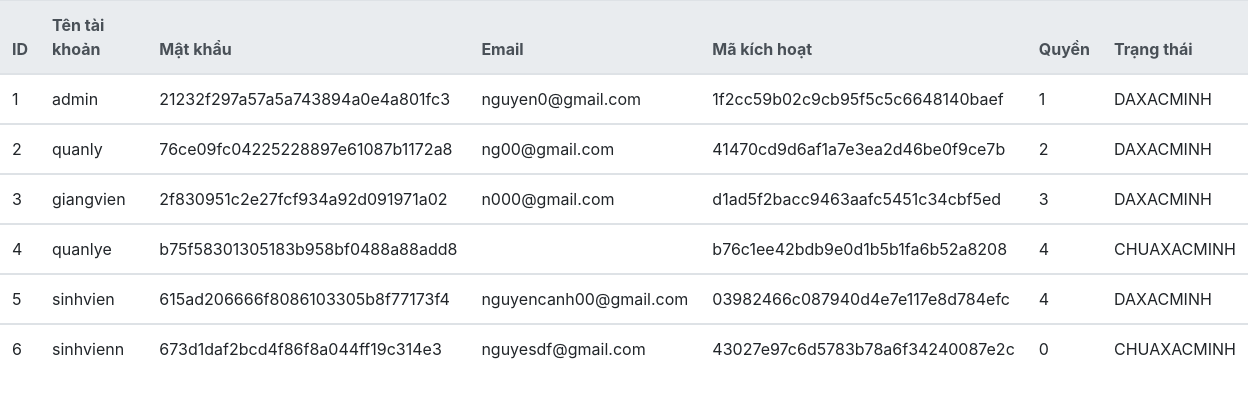
Screenshot of /admin/upload.php with the database file from the repository.
### tables this page shows
CREATE TABLE `taikhoan` (
  `ID` int(11) NOT NULL,
  `TENTAIKHOAN` varchar(255) NOT NULL,
  `MATKHAU` varchar(100) NOT NULL,
  `EMAIL` varchar(250) NOT NULL,
  `MAKICHHOAT` varchar(250) NOT NULL,
  `QUYEN` int(11) NOT NULL,
  `TRANGTHAI` enum('CHUAXACMINH','DAXACMINH') NOT NULL
);

### admin/upload.php (the view, shortened to what this page needs)
<?php
include('../includes/config.php');
?>
<!DOCTYPE html>
    <html>
        <head>
            <link rel="stylesheet" href="https://stackpath.bootstrapcdn.com/bootstrap/4.4.1/css/bootstrap.min.css">
        </head>
    <body>
    <?php
    $sqlSelect = "SELECT * FROM taikhoan";
    $result = mysqli_query($conn, $sqlSelect);
if (mysqli_num_rows($result) > 0)
{
?>
    <table class="table">
              <thead class="thead-light">
            <tr>
                <th scope="col">ID</th>
                <th scope="col">Tên tài khoản</th>
                <th scope="col">Mật khẩu</th>
                <th scope="col">Email</th>
                <th scope="col">Mã kích hoạt</th>
                <th scope="col">Quyền</th>
                <th scope="col">Trạng thái</th>
            </tr>
        </thead>
<?php
    while ($row = mysqli_fetch_array($result)) {
?>
        <tbody>
        <tr>
            <td><?php  echo $row['ID']; ?></td>
            <td><?php  echo $row['TENTAIKHOAN']; ?></td>
            <td><?php  echo $row['MATKHAU']; ?></td>
            <td><?php  echo $row['EMAIL']; ?></td>
            <td><?php  echo $row['MAKICHHOAT']; ?></td>
            <td><?php  echo $row['QUYEN']; ?></td>
            <td><?php  echo $row['TRANGTHAI']; ?></td>
        </tr>
<?php
    }
?>
        </tbody>
    </table>
<?php
}
?>
    </body>
 </html>

### rows the page displays
taikhoan: ID "1", TENTAIKHOAN "admin", MATKHAU "21232f297a57a5a743894a0e4a801fc3", EMAIL "nguyen0@gmail.com", MAKICHHOAT "1f2cc59b02c9cb95f5c5c6648140baef", QUYEN "1", TRANGTHAI "DAXACMINH"
taikhoan: ID "2", TENTAIKHOAN "quanly", MATKHAU "76ce09fc04225228897e61087b1172a8", EMAIL "ng00@gmail.com", MAKICHHOAT "41470cd9d6af1a7e3ea2d46be0f9ce7b", QUYEN "2", TRANGTHAI "DAXACMINH"
taikhoan: ID "3", TENTAIKHOAN "giangvien", MATKHAU "2f830951c2e27fcf934a92d091971a02", EMAIL "n000@gmail.com", MAKICHHOAT "d1ad5f2bacc9463aafc5451c34cbf5ed", QUYEN "3", TRANGTHAI "DAXACMINH"
taikhoan: ID "4", TENTAIKHOAN "quanlye", MATKHAU "b75f58301305183b958bf0488a88add8", MAKICHHOAT "b76c1ee42bdb9e0d1b5b1fa6b52a8208", QUYEN "4", TRANGTHAI "CHUAXACMINH"
taikhoan: ID "5", TENTAIKHOAN "sinhvien", MATKHAU "615ad206666f8086103305b8f77173f4", EMAIL "nguyencanh00@gmail.com", MAKICHHOAT "03982466c087940d4e7e117e8d784efc", QUYEN "4", TRANGTHAI "DAXACMINH"
taikhoan: ID "6", TENTAIKHOAN "sinhvienn", MATKHAU "673d1daf2bcd4f86f8a044ff19c314e3", EMAIL "nguyesdf@gmail.com", MAKICHHOAT "43027e97c6d5783b78a6f34240087e2c", QUYEN "0", TRANGTHAI "CHUAXACMINH"
